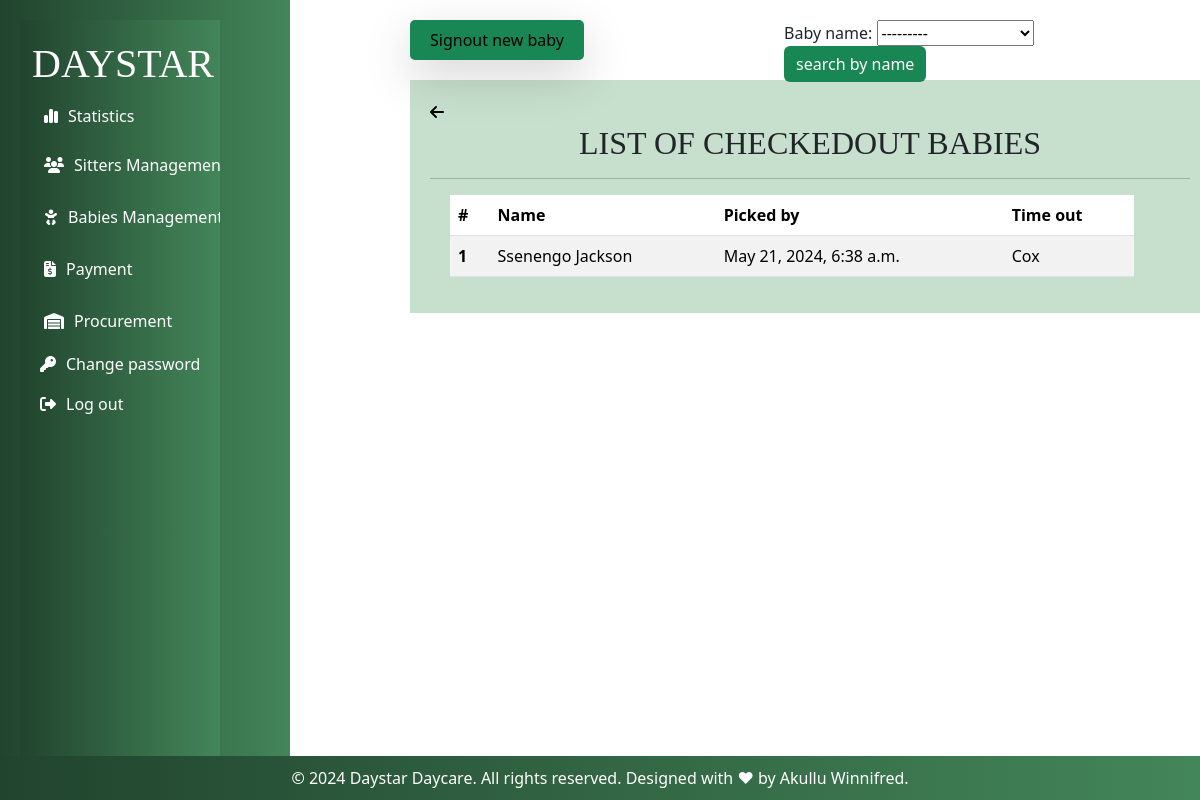
Screenshot of /signedout/ (signed in) with the database file from the repository.
### myapp/models.py (models this page shows, shortened)
class Departure(models.Model):
    baby_name = models.ForeignKey(RegisterBaby, on_delete=models.CASCADE)
    departure_time = models.DateTimeField()
    picked_up_by = models.CharField(max_length=100,validators=[validate_letters])
    comment = models.TextField(blank=True,verbose_name="Comment(optional)")
    created_at = models.DateTimeField(auto_now_add=True)

class RegisterBaby(models.Model):
    GENDER_CHOICES = (
         ('male', 'Male'),
        ('female', 'Female'),
     )
    name = models.CharField(max_length=200,validators=[validate_letters])
    Baby_Number = models.CharField(max_length=200,unique=True,blank=False, null=True)
    gender = models.CharField(max_length=10,choices=GENDER_CHOICES)
    age = models.IntegerField(default=0)
    Period_of_stay = models.ForeignKey(Categorystay, on_delete=models.CASCADE)
    location = models.CharField(max_length=100)
    Parents_Name = models.CharField(max_length=200,validators=[validate_letters])
    Period_of_stay = models.ForeignKey(Categorystay, on_delete=models.CASCADE)
    Brought_by = models.CharField(max_length=200,validators=[validate_letters])
    Fee_in_UGX = models.IntegerField()
    Assigned_to = models.ForeignKey(BabySitterattendance, on_delete=models.CASCADE)
    Time_In = models.DateTimeField()
    def __str__(self):
        return self.name

### myapp/views.py (the view)
# urls.py: path("signedout/",views.babiesdeparture,name="babiesdeparture"),
@login_required
def babiesdeparture(request):
    babiesdeparture = Departure.objects.all().order_by('id')
    baby_filter=Departure_Filter(request.GET,queryset = babiesdeparture)
    babiesdeparture = baby_filter.qs
    return render(request,'babies/signedout.html',{'babiesdeparture':babiesdeparture,'baby_filter':baby_filter})

### myapp/templates/babies/signedout.html (shortened to what this page needs)
{% extends 'base.html' %}
{% block content %}
<div class="edit">
<button class="p-2 bg-teal-500 rounded-lg shadow-lg bg bg-success"
  style="margin-left: 100px;border-radius: 5px; border: #B4BDFF; width: 20%; height: 5%;"><a href="/babyreg"></a>
  Signout new baby</a>
</button><br><br>
<form method="GET" style="margin-left: 200px;">
  {{ baby_filter.form }}
  <input type="submit" value="search by name" class="btn btn-primary bg bg-success" style="border: none;">
</form>
</div>
<div class="container">
  <div>
    <a href="{% url 'babiesdeparture' %}"> <i class="fa-solid fa-arrow-left" style="color: black;"></i></a>
  </div>
  <h2>LIST OF CHECKEDOUT BABIES</h2>
  <hr>
  <table class="table table-striped" style="width: 90%; margin-left: 20px;">
    <thead>
      <tr>
        <th scope="col">#</th>
        <th scope="col">Name</th>
        <th scope="col">Picked by</th>
        <th scope="col">Time out</th>
      </tr>
    </thead>
    <tbody>
      {% for baby in babiesdeparture %}
      <tr>
        <th scope="row">{{ baby.id }}</th>
        <td>{{ baby.baby_name }}</td>
        <td>{{ baby.departure_time }}</td>
        <td>{{ baby.picked_up_by }}</td>
      </tr>
      {% endfor %}
    </tbody>
  </table>
</div>
{% endblock %}

### myapp/static/css/base.css (style rules this page uses)
body { min-height: 100vh; }

### myapp/templates/babies/signedout.html (style rules this page uses)
.container { padding-top: 20px; margin-top: 60px; margin-bottom: 30px; max-width: 800px; background-color: rgba(153, 198, 165, 0.55); padding: 20px; margin-left: 100px; }
h2 { font-family: Georgia, 'Times New Roman', Times, serif; text-align: center; }
.edit { display: flex; float: left; width: 100%; }

### rows the page displays
Departure: id "1", baby_name "Ssenengo Jackson", departure_time "May 21, 2024, 6:38 a.m.", picked_up_by "Cox"
